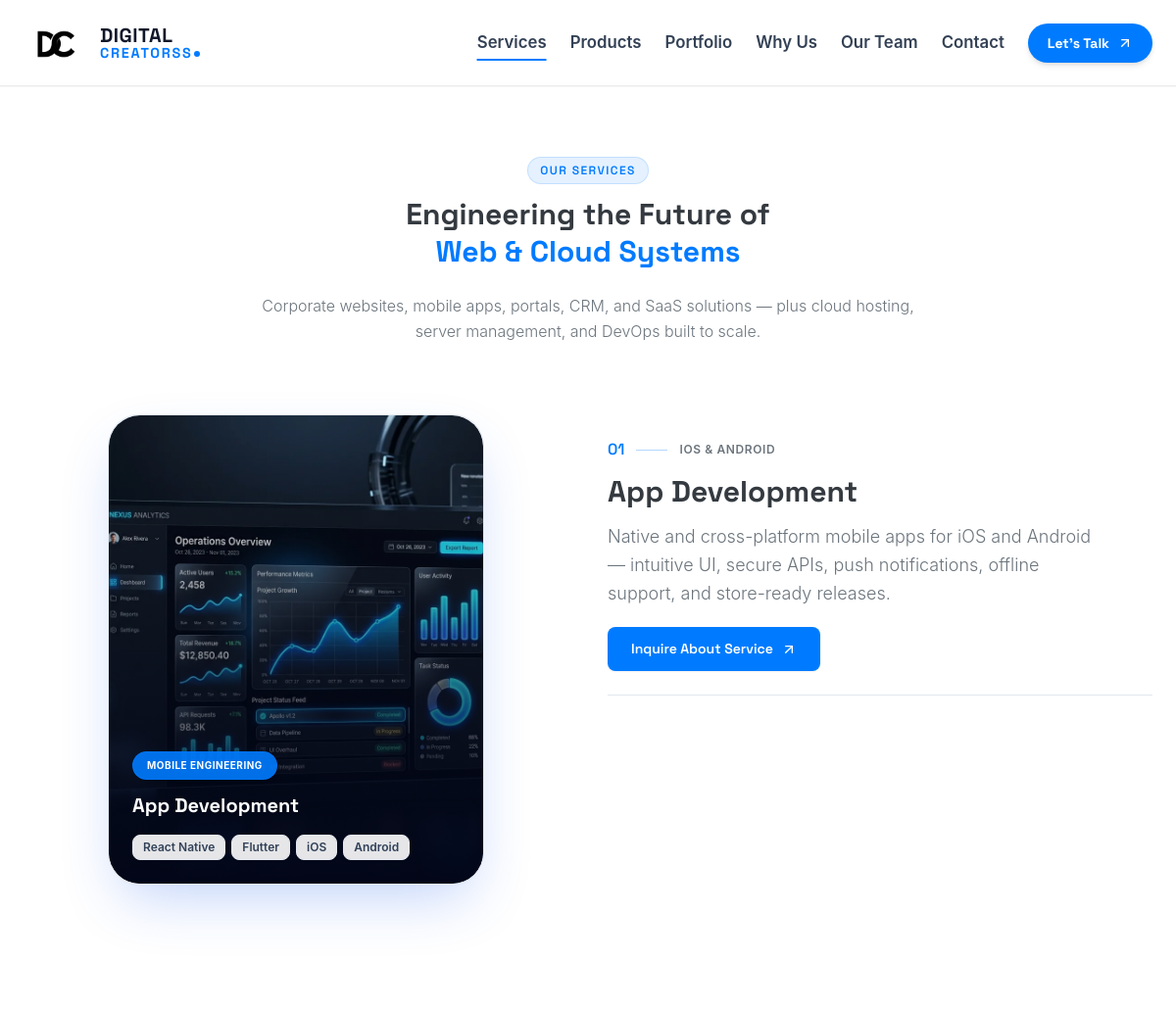
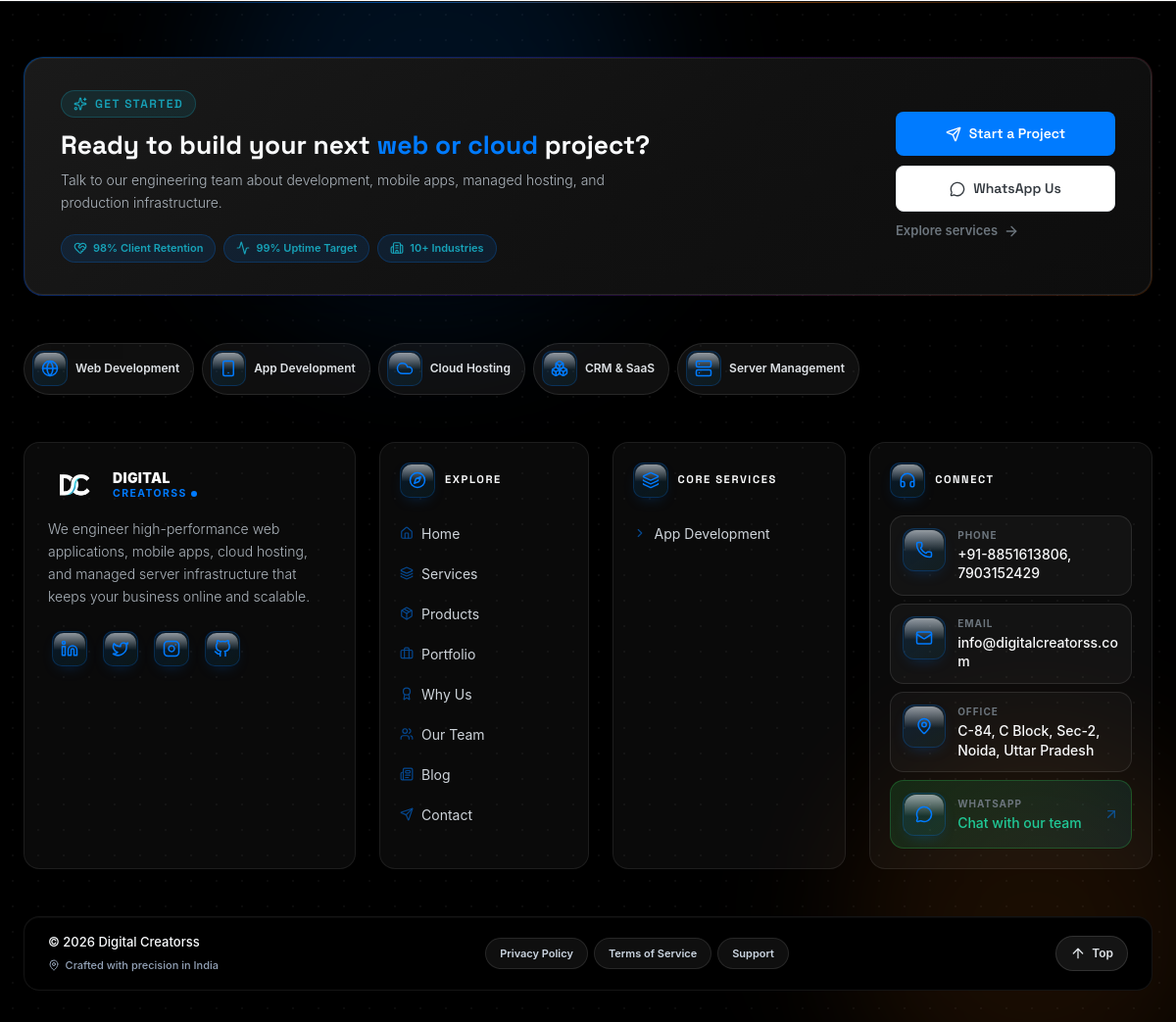
/services.php, run on the app's committed database (2 pictures, top to bottom).
### tables this page shows
CREATE TABLE IF NOT EXISTS `services` (
  `id` INT UNSIGNED AUTO_INCREMENT PRIMARY KEY,
  `icon` VARCHAR(80) NOT NULL DEFAULT 'code-2',
  `title` VARCHAR(150) NOT NULL,
  `description` TEXT NOT NULL,
  `metric` VARCHAR(100) DEFAULT NULL,
  `image` VARCHAR(255) DEFAULT NULL,
  `tag` VARCHAR(100) DEFAULT NULL,
  `stack_json` TEXT DEFAULT NULL,
  `sort_order` INT NOT NULL DEFAULT 0,
  `is_active` TINYINT(1) NOT NULL DEFAULT 1,
  `created_at` TIMESTAMP DEFAULT CURRENT_TIMESTAMP,
  `updated_at` TIMESTAMP DEFAULT CURRENT_TIMESTAMP ON UPDATE CURRENT_TIMESTAMP
);

### services.php (the view, shortened to what the rows shown need)
<!doctype html>
<html lang="en">
<head>
  <link rel="stylesheet" href="css/style.css?v=<?php echo time(); ?>" />
</head>
<body class="bg-bg-primary text-text-primary font-sans antialiased site-canvas">
  <div class="w-full min-h-screen relative bg-bg-primary">
    <main class="w-full pt-32 pb-24">
      <section class="max-w-7xl mx-auto px-6 mb-10 relative">
        <div class="text-center max-w-4xl mx-auto pt-8">
          <h1 class="section-title mb-6">
            Engineering the Future of <br class="hidden sm:inline" />
            <span class="text-primary">Web & Cloud Systems</span>
          </h1>
        </div>
      </section>
      <?php
      require_once __DIR__ . '/includes/content.php';
      try {
        $services_data = get_services();
      } catch (Throwable $e) {
        $services_data = [];
      }
?>
      <section id="services-showcase" class="w-full bg-bg-primary text-text-primary relative py-8">
        <div class="max-w-7xl mx-auto px-6 grid grid-cols-1 lg:grid-cols-12 gap-8 lg:gap-10 relative">
          <div class="hidden lg:flex lg:col-span-6 sticky top-28 lg:top-32 lg:h-[calc(100vh-200px)] items-center justify-center z-30 order-1 lg:order-1 select-none self-start desktop-only">
            <div class="w-full max-w-sm aspect-[4/5] rounded-[32px] bg-slate-50 border border-slate-200 relative overflow-hidden shadow-[0_25px_60px_-15px_rgba(37,99,235,0.3)]">
              <?php foreach ($services_data as $index => $srv):
                $spot = $srv['spotlight'];
              ?>
                <div class="visual-card absolute inset-0 rounded-[32px] overflow-hidden transition-all duration-700 transform <?php echo $index === 0 ? 'opacity-100 scale-100 translate-y-0' : 'opacity-0 scale-95 translate-y-8 pointer-events-none'; ?>" data-index="<?php echo $index; ?>">
                  <img src="<?php echo htmlspecialchars($srv['image']); ?>" alt="<?php echo htmlspecialchars($srv['title']); ?>" class="w-full h-full object-cover" />
                  <div class="absolute inset-0 bg-gradient-to-t from-slate-950 via-slate-950/40 to-transparent p-6 flex flex-col justify-end">
                    <span class="px-3.5 py-1.5 rounded-full text-[10px] font-bold uppercase tracking-wider bg-primary/90 border border-primary/30 text-white w-fit mb-3 shadow-sm">
                      <?php echo htmlspecialchars($spot['tag']); ?>
                    </span>
                    <h3 class="font-headings text-xl font-bold text-white mb-2"><?php echo htmlspecialchars($srv['title']); ?></h3>
                    <div class="flex flex-wrap gap-1.5 mt-2">
                      <?php foreach ($spot['stack'] as $tech): ?>
                        <span class="px-2.5 py-1 rounded-lg text-xs font-semibold bg-white/90 border border-slate-200 text-slate-700 backdrop-blur-sm">
                          <?php echo htmlspecialchars($tech); ?>
                        </span>
                      <?php endforeach; ?>
                    </div>
                  </div>
                </div>
              <?php endforeach; ?>
            </div>
          </div>
          <div class="lg:col-span-6 order-2 lg:order-2 flex flex-col">
            <?php foreach ($services_data as $index => $srv):
              $numStr = str_pad($index + 1, 2, '0', STR_PAD_LEFT);
            ?>
              <div class="hidden lg:flex service-scroll-section lg:min-h-[52vh] flex-col justify-center py-8 lg:py-6 border-b border-slate-200 last:border-b-0 desktop-only" data-index="<?php echo $index; ?>">
                <div class="flex items-center gap-3 mb-3">
                  <span class="font-headings text-base font-semibold text-primary"><?php echo $numStr; ?></span>
                  <div class="h-px w-8 bg-primary/30"></div>
                  <span class="text-xs font-semibold uppercase tracking-wider text-text-secondary"><?php echo htmlspecialchars($srv['metric']); ?></span>
                </div>
                <h2 class="section-title mb-3">
                  <?php echo htmlspecialchars($srv['title']); ?>
                </h2>
                <p class="text-base sm:text-lg text-text-secondary font-light leading-relaxed mb-5 max-w-[500px]">
                  <?php echo htmlspecialchars($srv['desc']); ?>
                </p>
                <div class="flex flex-col sm:flex-row items-start gap-4">
                  <span onclick="scrollToSection('contact')" class="btn-primary cursor-pointer">
                    Inquire About Service <i data-lucide="arrow-up-right" class="w-4 h-4"></i>
                  </span>
                </div>
              </div>
            <?php endforeach; ?>
          </div>
        </div>
      </section>
    </main>
    <?php include 'components/footer.php'; ?>
  </div>
</body>
</html>

### components/footer.php (shortened to what the rows shown need)
<?php
require_once __DIR__ . '/../includes/content.php';
$footerServices = array_slice(get_services(), 0, 6);
$capabilityPills = [
    ['label' => 'Web Development', 'icon' => 'globe'],
    ['label' => 'App Development', 'icon' => 'smartphone'],
    ['label' => 'Cloud Hosting', 'icon' => 'cloud'],
    ['label' => 'CRM & SaaS', 'icon' => 'boxes'],
    ['label' => 'Server Management', 'icon' => 'server'],
];
?>
<footer class="site-footer site-footer-dark relative border-t border-white/10 overflow-hidden" aria-label="Site footer">
  <div class="site-container relative z-10 pt-12 pb-6 md:pt-14 md:pb-8">
    <div class="footer-cap-strip mb-10 md:mb-12" aria-label="Core capabilities">
      <?php foreach ($capabilityPills as $pill): ?>
        <span class="footer-cap-pill">
          <span class="icon-advanced icon-advanced-sm">
            <i data-lucide="<?php echo htmlspecialchars($pill['icon']); ?>" class="w-3.5 h-3.5"></i>
          </span>
          <?php echo htmlspecialchars($pill['label']); ?>
        </span>
      <?php endforeach; ?>
    </div>
    <div class="footer-main-grid mb-10 md:mb-12">
      <nav class="footer-nav-col" aria-label="Services">
        <ul class="footer-link-list">
          <?php if ($footerServices): ?>
            <?php foreach ($footerServices as $svc): ?>
              <li>
                <a href="services.php" class="footer-link-advanced">
                  <i data-lucide="chevron-right" class="footer-link-icon w-3.5 h-3.5"></i>
                  <span><?php echo htmlspecialchars($svc['title']); ?></span>
                </a>
              </li>
            <?php endforeach; ?>
          <?php endif; ?>
        </ul>
      </nav>
    </div>
  </div>
</footer>

### data on the page
services: image (picture), tag "MOBILE ENGINEERING", title "App Development", tech "React Native", tech "Flutter", tech "iOS", tech "Android", numStr "01", metric "IOS & ANDROID", description "Native and cross-platform mobile apps for iOS and Android — intuitive UI, secure APIs, push notifications, offline support, and store-ready releases."

### other printed values
$pill['label'] "Web Development"
$pill['label'] "Cloud Hosting"
$pill['label'] "CRM & SaaS"
$pill['label'] "Server Management"
$link['label'] "Home"
$link['label'] "Services"
$link['label'] "Products"
$link['label'] "Portfolio"
$link['label'] "Why Us"
$link['label'] "Our Team"
$link['label'] "Blog"
$link['label'] "Contact"
phones_display() "+91-8851613806, 7903152429"
$email "info@digitalcreatorss.com"
$address "C-84, C Block, Sec-2, Noida, Uttar Pradesh"
